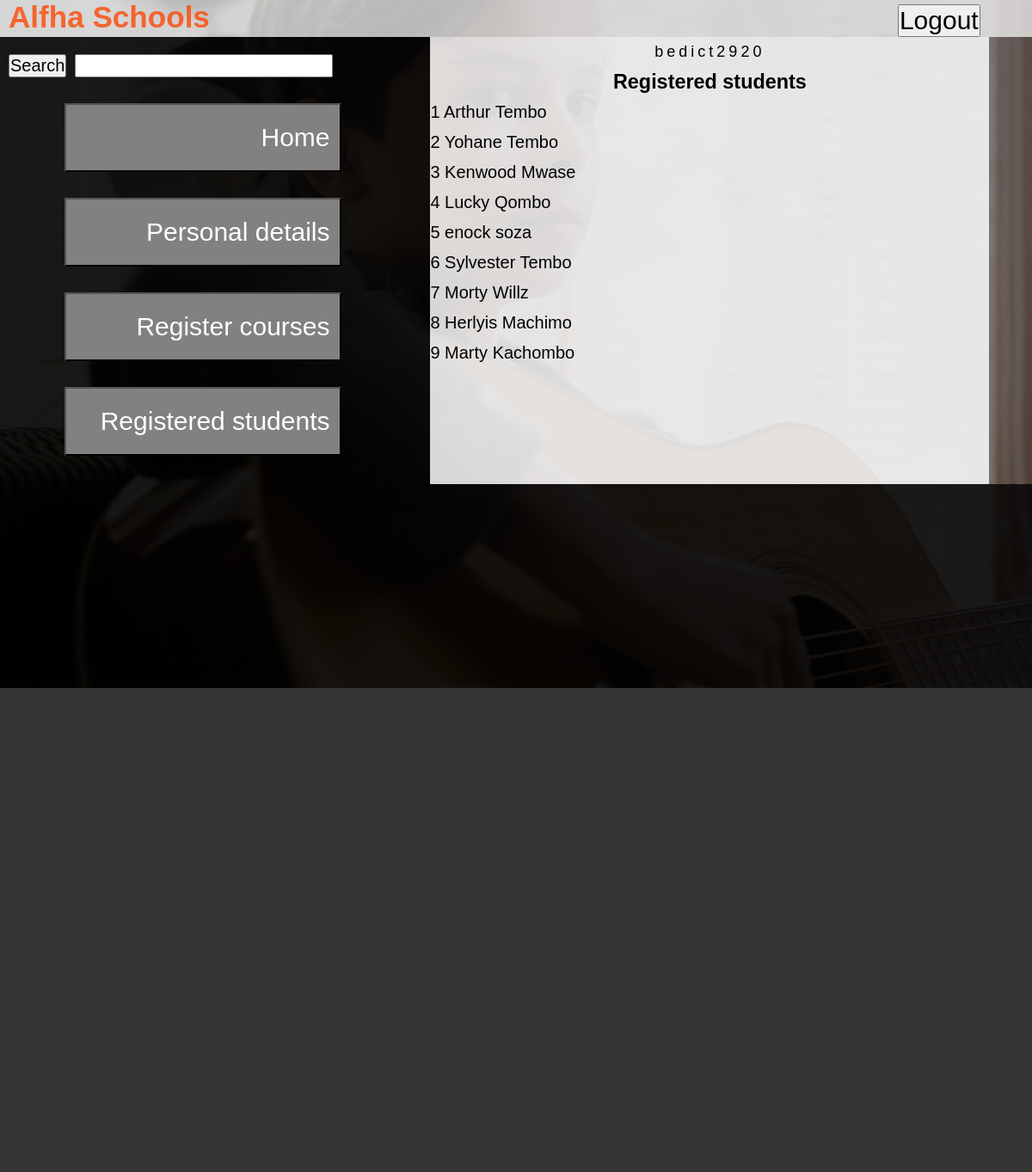
The app's page /students.php (signed in) with its own data.
### tables this page shows
CREATE TABLE `alfhainfo` (
  `id` int(11) NOT NULL,
  `reg_num` varchar(20) NOT NULL,
  `password` varchar(20) NOT NULL,
  `first_name` varchar(50) NOT NULL,
  `last_name` varchar(50) NOT NULL,
  `sex` varchar(6) NOT NULL,
  `birth_date` date NOT NULL,
  `program` varchar(50) NOT NULL
);

### students.php (the view, shortened to what this page needs)
<?php
    include("connection.php");
?>
<!DOCTYPE html>
<html>
    <head>
        <link rel="stylesheet" href="login.css">
    </head>
    <body>
        <div class="personal_info">
            <div class="Cont1">
                <span class="LogoCont">
                    <h3>Alfha Schools</h3>
                </span>
                <span class="logout">
                    <a href="logout.php">
                        <button class="Lgout">Logout</button>
                    </a>
                </span>
            </div>
            <div class="bottom_cont" >
                <div class="leftcont">
                <div >
                    <div class="srch">
                        <button type="search" class="searchbtn">Search</button>
                        <input type="search" size="15" class="search">
                    </div>
                </div>
                <form action="master.php">
                    <div>
                        <input type="submit" class="btn_dec" value="Home">
                    </div>
                </form>
                <form action="personal_info.php">
                    <div>
                        <input type="submit" class="btn_dec" value="Personal details">
                    </div>
                </form>
                <form action="course_reg.php">
                    <div>
                        <input type="submit" class="btn_dec" value="Register courses">
                    </div>
                </form>
                <form action="students.php">
                    <div>
                        <input type="submit" class="btn_dec" value="Registered students">
                    </div>
                </form>
                </div>
                <div class="rightcont">
                <span class="main_container">
                <form method="post">
                    <div class="head">
                        <?php
                        if(isset($_SESSION['user_reg'])){
                            $user_reg = $_SESSION['user_reg'];
                            echo("$user_reg");
                        }
                        ?>
                    </div>
                    <div>
                        <h3>Registered students</h3>
                    </div>
                    <div align="left">
                        <?php
                        if(isset($_SESSION['user_reg'])){
                            $query= "SELECT first_name, last_name FROM alfhainfo";
                            $result= mysqli_query($connection, $query);
                            $rownum= mysqli_num_rows($result);
                            $numb=1;
                            while(($result) && $rownum>=1){
                                $user_info= mysqli_fetch_assoc($result);
                                $fname = $user_info['first_name'];
                                $lname = $user_info['last_name'];
                                echo("$numb     $fname     $lname <br>");
                                $numb++;
                                $rownum--;
                            }
                        }
                        ?>
                    </div>
                </form>
        </span>
                </div>
            </div>
            <div class="most_bottom">
            </div>
        </div>
    </body>
</html>

### login.css (style rules this page uses)
* { margin: 0; padding: 0; font-family:sans-serif; }
.personal_info { background: linear-gradient(to top, rgba(0,0,0,0.5),rgba(0,0,0,0.5)),url(Guitar.jpg); background-size: cover; background-position: center; height: 100vh; font-size: 20px; }
.Cont1 { background-color: rgba(255, 255, 255, 0.701); display: flex; }
.Lgout { font-size: 30px; }
.logout { padding-top: 0.4%; padding-left: 800px; }
.LogoCont { font-size: 30px; color: rgba(255, 68, 0, 0.781); padding-left: 10px; }
.head { letter-spacing: 4px; font-size: 18px; }
.bottom_cont { background-color: rgba(0, 0, 0, 0.792); padding-top: 0px; text-align: center; line-height: 35px; display: flex; color: white; height: 520px; width: 500px; }
.btn_dec { color: white; font-size: 30px; background: rgb(129, 129, 129); margin-left: 75px; margin-top: 30px; text-align: right; padding-right: 11px; height: 80px; width: 83%; }
.most_bottom { background-color: rgba(0, 0, 0, 0.792); width: 100%; height: 100%; }
.search { width: 300px; margin-left: 10px; font-size: 20px; }
.searchbtn { margin-left: 10px; font-size: 20px; }
.srch { padding-top: 20px; display: flex; }

### records on screen
alfhainfo: first_name "Arthur", last_name "Tembo"
alfhainfo: first_name "Yohane", last_name "Tembo"
alfhainfo: first_name "Kenwood", last_name "Mwase"
alfhainfo: first_name "Lucky", last_name "Qombo"
alfhainfo: first_name "enock", last_name "soza"
alfhainfo: first_name "Sylvester", last_name "Tembo"
alfhainfo: first_name "Morty", last_name "Willz"
alfhainfo: first_name "Herlyis", last_name "Machimo"
alfhainfo: first_name "Marty", last_name "Kachombo"

### other values on screen
$user_reg "bedict2920"
